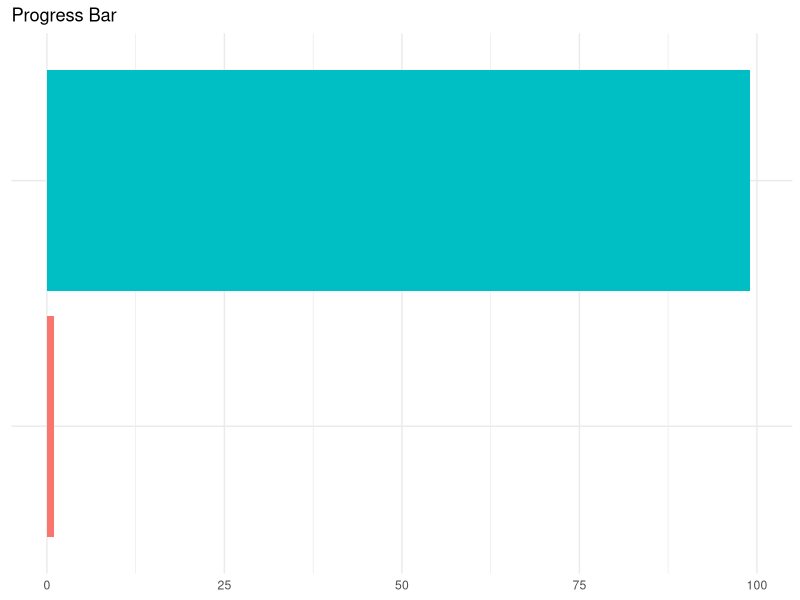
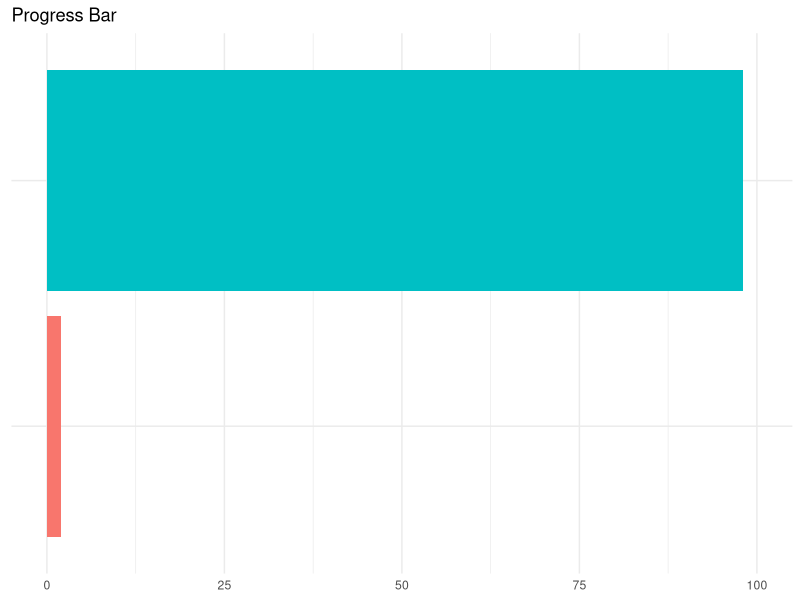
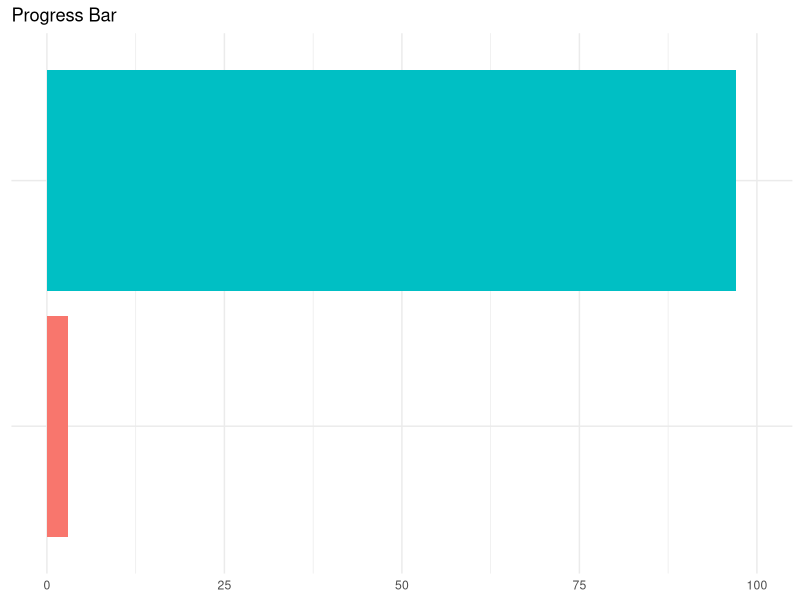
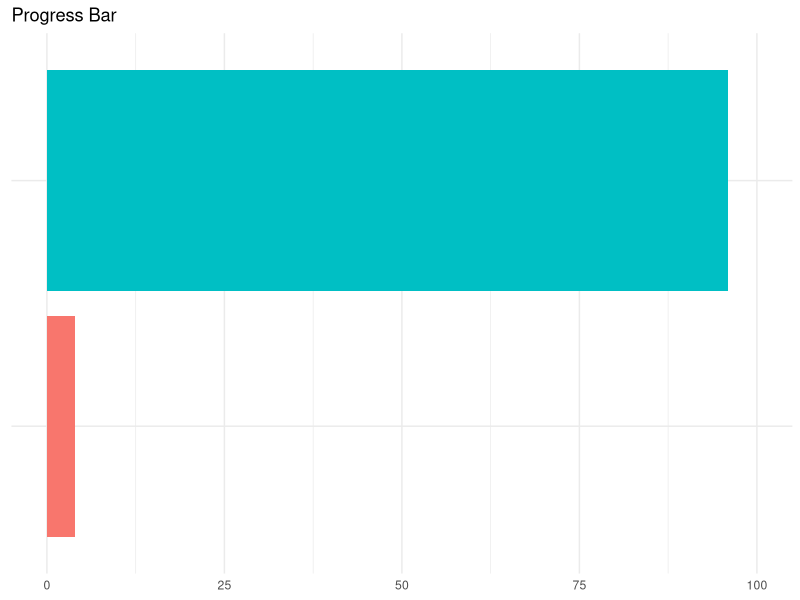
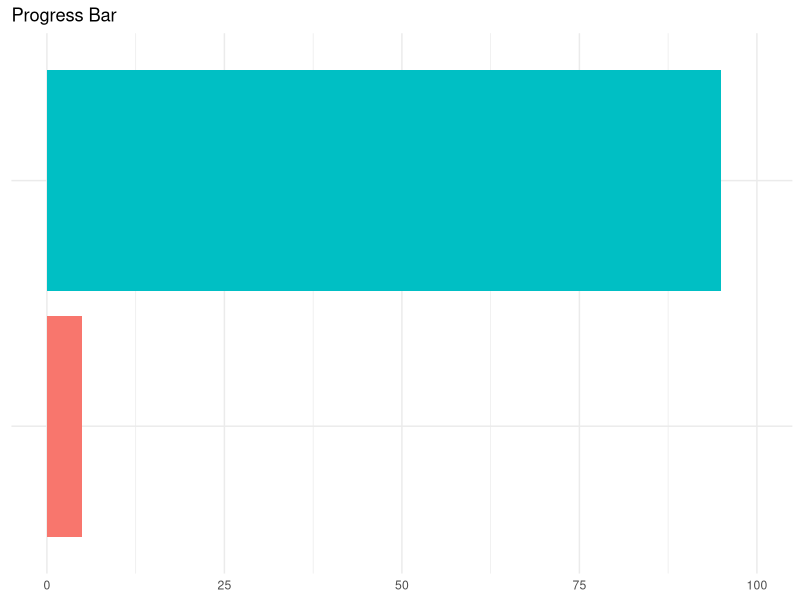
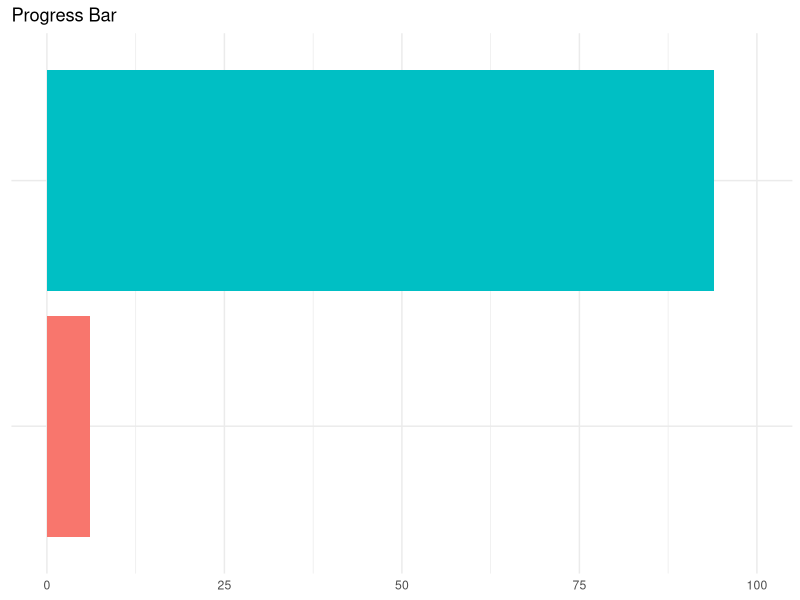
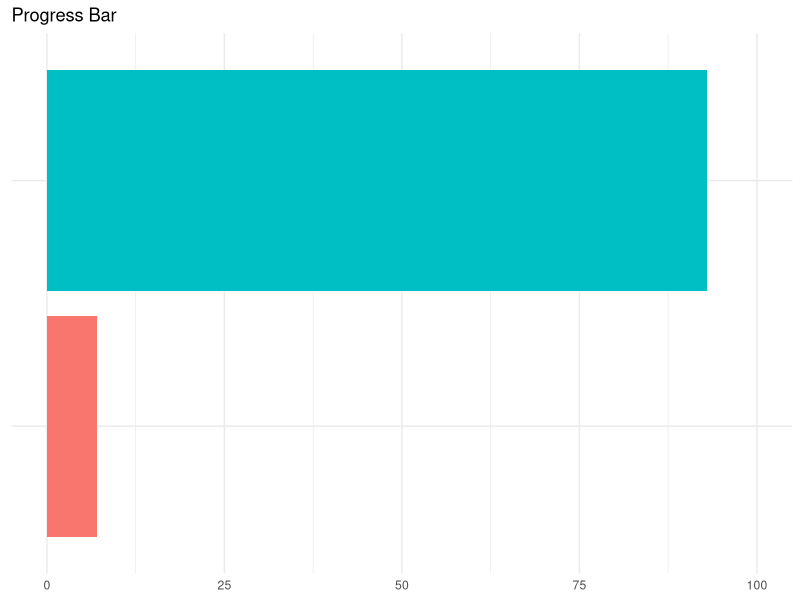
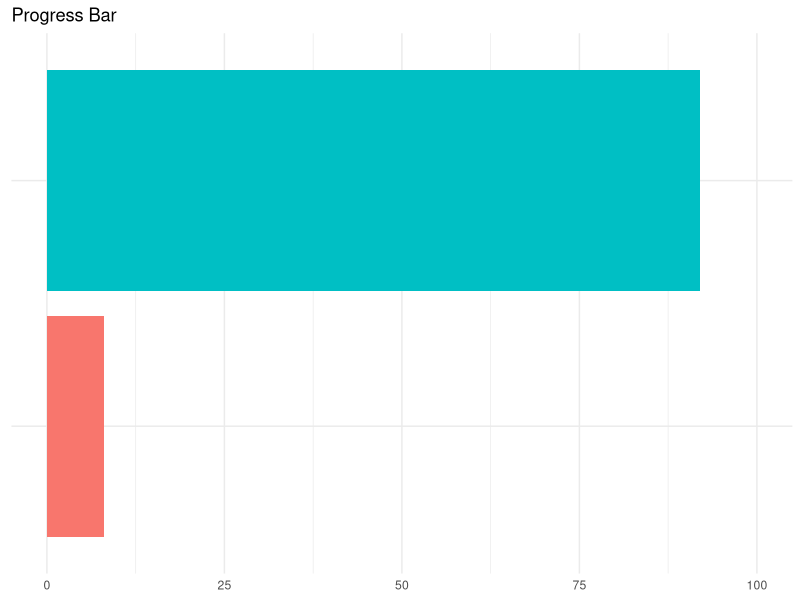

These figures' R source, in order:
library(ggplot2)
library(progress)

# Funktion zur Anzeige der Fortschrittsanzeige
show_progress <- function(iterations) {
  pb <- progress_bar$new(
    format = "  :current/:total [:bar] :percent in :elapsed",
    total = iterations,
    clear = FALSE
  )
  
  for (i in 1:iterations) {
    # Update der Fortschrittsanzeige
    pb$tick()
    
    # Erzeugen und Anzeigen eines Balkendiagramms, um den Fortschritt zu visualisieren
    progress_df <- data.frame(
      status = factor(c("Completed", "Remaining"), levels = c("Completed", "Remaining")),
      count = c(i, iterations - i)
    )
    
    p <- ggplot(progress_df, aes(x = status, y = count, fill = status)) +
      geom_bar(stat = "identity") +
      coord_flip() +
      theme_minimal() +
      scale_y_continuous(limits = c(0, iterations)) + # Konstante Skalierung der y-Achse
      ggtitle("Progress Bar") +
      theme(
        axis.title.x = element_blank(),
        axis.title.y = element_blank(),
        axis.text.y = element_blank(),
        axis.ticks.y = element_blank(),
        legend.position = "none"
      )
    
    # Aktualisieren des Plots im Plots-Fenster
    print(p)
    
    # Kleine Verzögerung, um den Fortschritt sichtbar zu machen
    Sys.sleep(0.1)
  }
}

# Anzahl der Iterationen
iterations <- 100

# Aufruf der Funktion zur Anzeige der Fortschrittsanzeige
show_progress(iterations)
